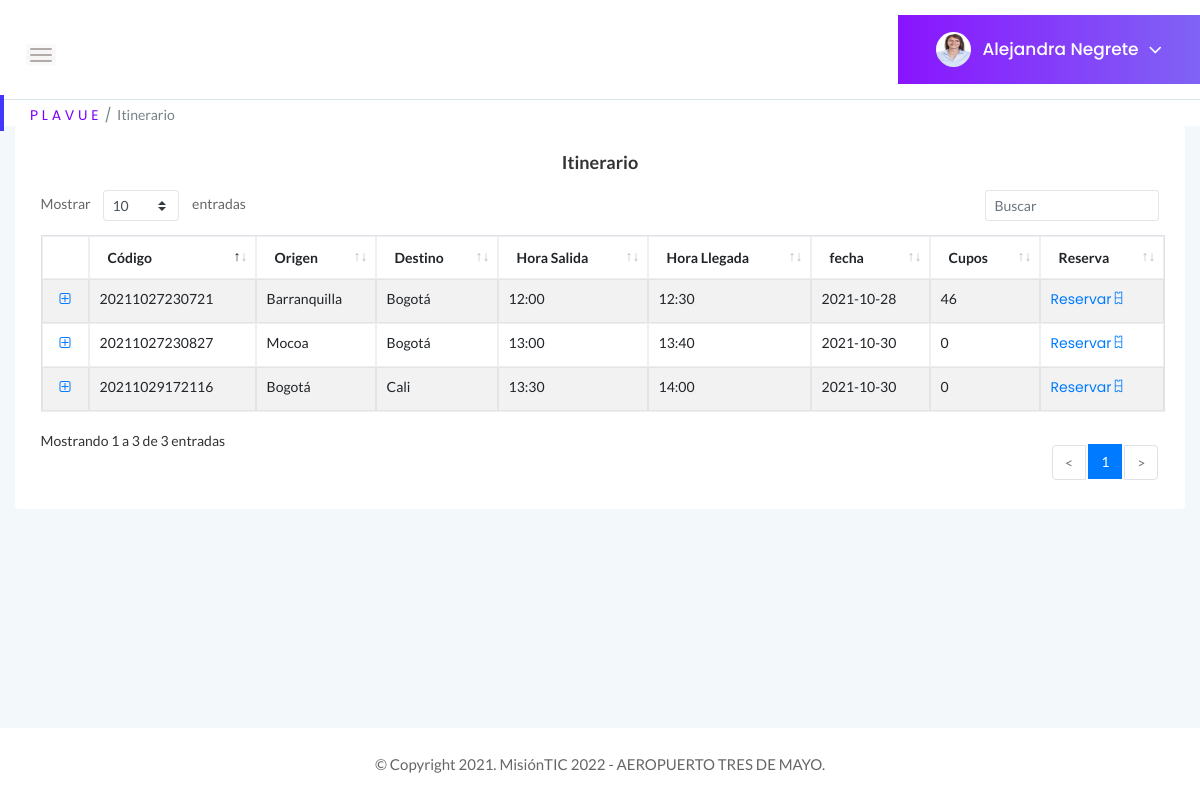
The page /itinerario (signed in) on the database its author committed.
### tables this page shows
CREATE TABLE Usuarios (Id_usuario BIGINT PRIMARY KEY, Documento BIGINT UNIQUE, tipoDocumento INTEGER REFERENCES tipo_documento (id_documento) ON DELETE RESTRICT ON UPDATE RESTRICT MATCH SIMPLE, contraseña VARCHAR NOT NULL, tipoPerfil INTEGER REFERENCES Perfil (Id_perfil) ON DELETE RESTRICT ON UPDATE RESTRICT, estadoUsuario INTEGER REFERENCES Estado (Id_estado) ON DELETE RESTRICT ON UPDATE RESTRICT, Nombre VARCHAR (100) NOT NULL, correo VARCHAR (100) UNIQUE NOT NULL, fechaNacimiento DATE, sexo INTEGER REFERENCES Genero (Id_genero) ON DELETE RESTRICT ON UPDATE RESTRICT, Celular BIGINT, nacionalidad INTEGER REFERENCES Nacionalidad (Id_pais) ON DELETE RESTRICT ON UPDATE RESTRICT, nombreContacto VARCHAR (100), numeroContacto BIGINT, foto VARCHAR (5000));

CREATE TABLE Vuelos (Id_vuelo INTEGER PRIMARY KEY UNIQUE, placa VARCHAR (20), aereolinea STRING, origen INTEGER REFERENCES Ciudades (Id_ciudad) ON DELETE RESTRICT ON UPDATE RESTRICT, destino INTEGER REFERENCES Ciudades (Id_ciudad) ON DELETE RESTRICT ON UPDATE RESTRICT, horaSalida TIME, horaLlegada TIME, fecha DATE, estado STRING, capacidad INT, reservas INT, cupos INT, precio INT, piloto VARCHAR (100));

CREATE TABLE Ciudades (Id_ciudad INTEGER PRIMARY KEY, Ciudad VARCHAR (30));

### app.py (the view)
@app.route("/itinerario", methods=["GET", "POST"])
def itinerario_usuario():
    if "usuario" in session:
        if request.method =="GET":
            try:
                with sqlite3.connect("Plavue.db") as con:
                    con.row_factory = sqlite3.Row
                    cur = con.cursor()
                    cur.execute("SELECT * FROM Usuarios WHERE correo = ?", [session["usuario"]])
                    query = cur.fetchone()
                with sqlite3.connect("Plavue.db") as con:
                    con.row_factory = sqlite3.Row
                    cur = con.cursor()
                    cur.execute("SELECT * FROM Vuelos")
                    row = cur.fetchall()
                with sqlite3.connect("Plavue.db") as con4:
                    con4.row_factory = sqlite3.Row
                    cur = con4.cursor()
                    cur.execute("SELECT * FROM Ciudades")
                    query4 = cur.fetchall()
                    return render_template("itinerario-usuarioFinal.html", perfil = query, row = row, ciudad = query4)
            except Error as er:
                print('SQLite error: %s' % (' '.join(er.args)))
                print('SQLite traceback: ')
            return render_template('itinerariousuario.html')
    return render_template ("Login.html")

### templates/itinerario-usuarioFinal.html (shortened to what this page needs)
<!doctype html>
<html class="no-js" lang="en">
<head>
    <link rel="stylesheet" href="{{ url_for('static', filename='css/bootstrap.min.css') }}">
    <link rel="stylesheet" href="{{ url_for('static', filename='css/font-awesome.min.css')}}">
    <link rel="stylesheet" href="{{ url_for('static', filename='css/themify-icons.css')}}">
    <link rel="stylesheet" href="{{ url_for('static', filename='css/metisMenu.css')}}">
    <link rel="stylesheet" href="{{ url_for('static', filename='css/owl.carousel.min.css')}}">
    <link rel="stylesheet" href="{{ url_for('static', filename='css/slicknav.min.css')}}">
    <link rel="stylesheet" href="https://www.amcharts.com/lib/3/plugins/export/export.css" type="text/css" media="all" />
    <link rel="stylesheet" type="text/css" href="{{ url_for('static', filename='css/tables/jquery.dataTables.css')}}">
    <link rel="stylesheet" type="text/css" href="{{ url_for('static', filename='css/tables/dataTables.bootstrap4.min.css')}}">
    <link rel="stylesheet" type="text/css" href="{{ url_for('static', filename='css/tables/responsive.bootstrap.min.css')}}">
    <link rel="stylesheet" type="text/css" href="{{ url_for('static', filename='css/tables/responsive.jqueryui.min.css')}}">
    <link rel="stylesheet" href="{{ url_for('static', filename='css/typography.css')}}">
    <link rel="stylesheet" href="{{ url_for('static', filename='css/default-css.css')}}">
    <link rel="stylesheet" href="{{ url_for('static', filename='css/styles.css')}}">
    <link rel="stylesheet" href="{{ url_for('static', filename='css/responsive.css')}}">
    <link rel="stylesheet" href="{{ url_for('static', filename='js/vendor/select2.css')}}">
</head>
<body>
    <div class="page-container">
        <div class="main-content">
            <div class="header-area">
                <div class="row align-items-center">
                    <div class="col-md-6 col-sm-8 clearfix">
                        <div class="nav-btn pull-left">
                            <span></span>
                            <span></span>
                            <span></span>
                        </div>
                    </div>
                    <div class="col-sm-6 clearfix">
                        <div class="user-profile pull-right">
                            {% if perfil[14] == None%}
                                <img class="avatar user-thumb" src="uploads/usuario.jpg" alt="avatar">
                            {% else %}
                                <img class="avatar user-thumb" src="uploads/{{perfil[14]}}" alt="avatar">
                            {% endif %}
                            <h4 class="user-name dropdown-toggle" data-toggle="dropdown">{{perfil[6]}}<i class="fa fa-angle-down"></i></h4>
                        </div>
                    </div>
                </div>
            </div>
            <div class="page-title-area">
                <div class="row align-items-center">
                    <div class="col-sm-12">
                        <div class="breadcrumbs-area clearfix">
                            <ul class="breadcrumbs pull-left">
                                <li><a href="../perfilusuario">P L A V U E</a></li>
                                <li><span>Itinerario</span></li>
                            </ul>
                        </div>
                    </div>
                </div>
            </div>
            <div class="main-content-inner">
                <div class="row">
                    <div class="col-12 mt-8">
                        <div class="card">
                            <div class="card-body">
                                <h4 class="header-title" align="center" >Itinerario</h4>
                                    <div class="panel-body">
                                        <table class="table table-bordered table-striped mb-none" id="datatable-itinerario">
                                            <thead>
                                                <tr>
                                                    <th>Código</th>
                                                    <th>Origen</th>
                                                    <th>Destino</th>
                                                    <th>Hora Salida</th>
                                                    <th>Hora Llegada</th>
                                                    <th>fecha</th>
                                                    <th>Cupos</th>
                                                    <th>Reserva</th>
                                                </tr>
                                            </thead>
                                            <tbody>
                                                {% for r in row %}
                                                    <tr>
                                                        <td> {{ r ["Id_vuelo"] }} </td>
                                                        <td>
                                                            {% for c in ciudad %}
                                                                {% if r["origen"] == c["Id_ciudad"] %}
                                                                    <span>{{c["Ciudad"]}}</span>
                                                                {% endif %}
                                                            {% endfor %}
                                                        </td>
                                                        <td>
                                                            {% for c in ciudad %}
                                                                {% if r["destino"] == c["Id_ciudad"] %}
                                                                    <span>{{c["Ciudad"]}}</span>
                                                                {% endif %}
                                                            {% endfor %}
                                                        </td>
                                                        <td> {{ r ["horaSalida"] }}  </td>
                                                        <td> {{ r ["horaLlegada"] }}  </td>
                                                        <td> {{ r ["fecha"] }}  </td>
                                                        <td> {{ r ["cupos"] }}  </td>
                                                        <td>
                                                            <a href="../reservausuario/{{r['Id_vuelo']}}">Reservar<i class="ti-ticket"></i></a>
                                                        </td>
                                                    </tr>
                                                {% endfor %}
                                            </tbody>
                                        </table>
                                    </div>
                            </div>
                        </div>
                    </div>
                </div>
            </div>
        </div>
        <footer>
            <div class="footer-area">
                <p>© Copyright 2021. MisiónTIC 2022 - AEROPUERTO TRES DE MAYO.</p>
            </div>
        </footer>
    </div>
</body>
</html>

### rows shown on the page
Usuarios: foto (picture), Nombre "Alejandra Negrete"
Vuelos: Id_vuelo "20211027230721", horaSalida "12:00", horaLlegada "12:30", fecha "2021-10-28", cupos "46"
Ciudades: Ciudad "Barranquilla"
Ciudades: Ciudad "Bogotá"
Vuelos: Id_vuelo "20211027230827", horaSalida "13:00", horaLlegada "13:40", fecha "2021-10-30", cupos "0"
Ciudades: Ciudad "Mocoa"
Vuelos: Id_vuelo "20211029172116", horaSalida "13:30", horaLlegada "14:00", fecha "2021-10-30", cupos "0"
Ciudades: Ciudad "Cali"
